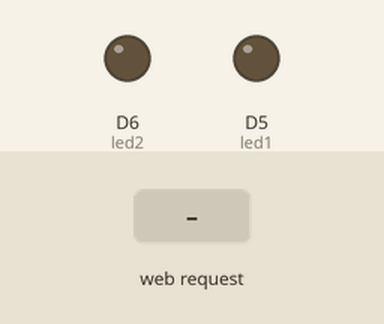
Simulated run of this sketch. Board: ESP8266 (NodeMCU). Parts: output pins drawn as LEDs (lit = HIGH). The test bench sets the inputs (shaded band). WiFi joins after 1.5 s; servers stay silent unless stated; what the sketch prints to the serial monitor is not drawn.

Above: at 2.7 s.
2.8 s: HTTP request GET /led1ON received
At 3.2 s:
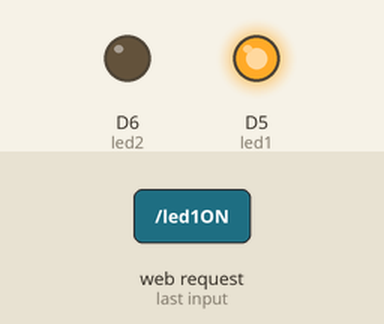
4.3 s: HTTP request GET /led2ON received
At 5.5 s:
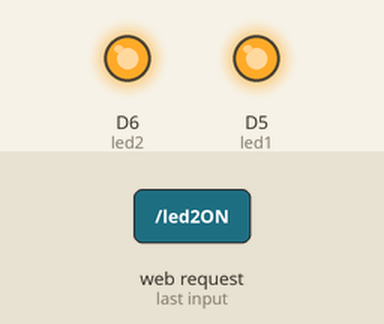
5.8 s: HTTP request GET /led1OFF received
At 6.7 s:
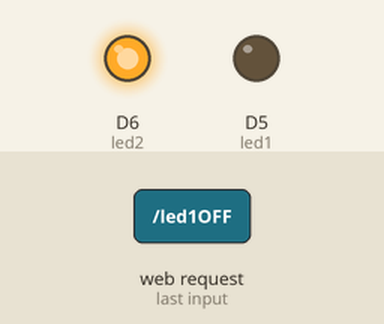
7.3 s: HTTP request GET /led2OFF received
At 7.8 s:
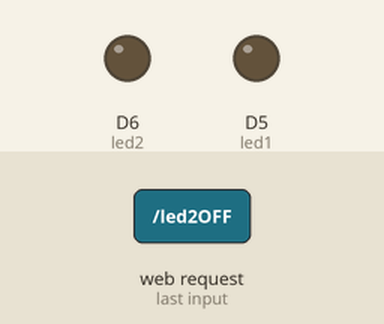
Timing chart, 0 to 9.8 s (numbered marks = the images above; inputs shaded):
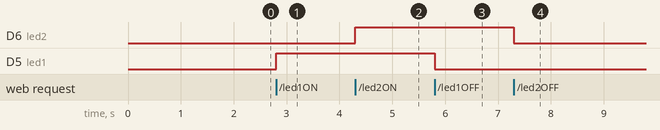

Measured:
- after the input at 2.8 s, D5 (led1): LOW → HIGH at once
- after the input at 4.3 s, D6 (led2): LOW → HIGH at once
- after the input at 5.8 s, D5 (led1): HIGH → LOW at once
- after the input at 7.3 s, D6 (led2): HIGH → LOW at once

The sketch:

client-to-server.ino
```cpp
#include <ESP8266WiFi.h>
#include <WiFiClient.h>
#include <WiFiServer.h>

WiFiClient client;
WiFiServer server(80);

#define WIFI_SSID ""
#define WIFI_PASSWORD ""

String data = "";

#define led1 D5
#define led2 D6

void setup() {
  // put your setup code here, to run once:
  Serial.begin(115200);
  WiFi.mode(WIFI_STA);
  WiFi.begin (WIFI_SSID, WIFI_PASSWORD);
   while (WiFi.status() != WL_CONNECTED) {
    delay(500);
    Serial.print(".");
  }

   // Print ESP8266 Local IP Address
  Serial.println("");
  Serial.print("Connected to ");
  Serial.println(WIFI_SSID);
  Serial.print("IP address: http://");
  Serial.println(WiFi.localIP());//Membaca Alamat IP Board
  server.begin();

  pinMode(led1,OUTPUT);
  pinMode(led2,OUTPUT);
}

void loop() {
  // put your main code here, to run repeatedly:
  client = server.available();
  if(!client) return;
  data = checkClient();
  Serial.print(data);

  if(data=="led1ON"){
    digitalWrite(led1,HIGH);

  }
 if(data=="led1OFF"){
  digitalWrite(led1,LOW);
 }
 if(data=="led2ON"){
    digitalWrite(led2,HIGH);

  }
 if(data=="led2OFF"){
  digitalWrite(led2,LOW);
 }

}


String checkClient(void){
  while(!client.available()) delay(1);
  String request = client.readStringUntil('\r');
  request.remove(0, 5);
  request.remove(request.length()-9,9);
  return request;
}
```
